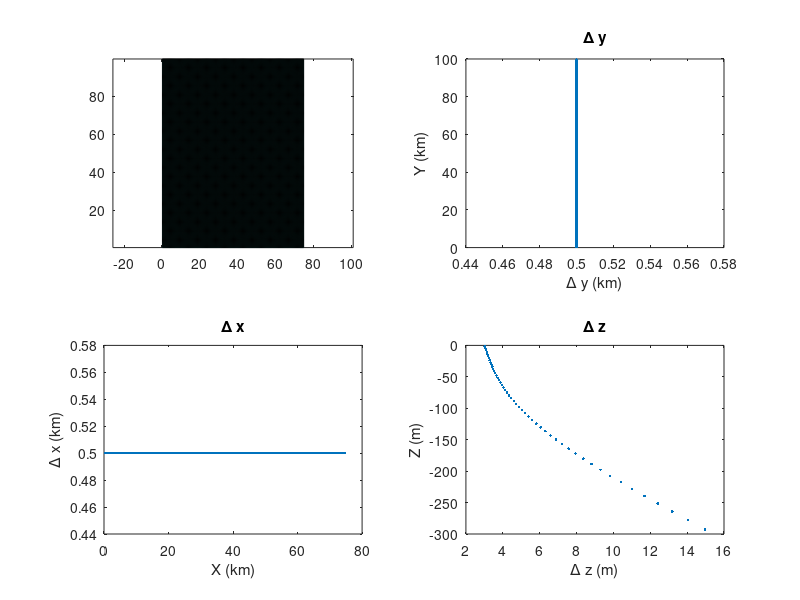

Write MATLAB code to recreate this figure. (Note: this script raises an error after producing the figure.)
%function gendata
%  This function generates initial condition files for the mitgcm.
% if init_vel=1, then the front problem is used
% if init_vel=0, then resting (other than small symmetry-breaking
% random noise) initial conditions are used.

%
% FLAGS FOR IC
%%%%%%%%%%%%%%%%%%%%%%%%%%
% These flags set the initial conditions to use
%IC = 'FK08'; % Single front in center of domain, following Fox-Kemper et al. 2008a
% IC = 'UNIF'; % Uniform frontal region
%IC = 'T08'; % Following Thomas and Ferrari 2008
IC = 'T08MOD'; % Modified with a tanh vertical decay of front.

% Size of domain
nx=150;
ny = 200;
nz=50;
init_vel=1;
dxspacing=500;
dyspacing=dxspacing;
Lx=dxspacing*nx;
Ly=dyspacing*ny;

fprintf(' nx= %i , ny= %i , nz= %i ; dx=%6.1f , dy=%6.1f\n', ...
          nx,ny,nz,dxspacing,dxspacing)

%-- Params
g=9.81;
tAlpha=-2e-4;
TtoB = -g*tAlpha;
f0=1e-4;
rho=1035;
day=24*60^2;
prec='real*8';
ieee='b';

H=300;            %Max depth

fprintf(' Lx=%6.1f , Ly=%6.1f , H=%6.1f\n',Lx,Ly,H);

%-- Grid: x
dx=ones(1,nx);                                  % uniform resolution
dx=dx*Lx/sum(dx); 
xf=cumsum([0 dx]); % Face x points
xc=(xf(1:end-1)+xf(2:end))/2; % Centered x points

%-- Grid: y
dy=ones(1,ny);                                  % uniform resolution
dy=dy*Ly/sum(dy); 
yf=cumsum([0 dy]);  % Face y-points
yc=(yf(1:end-1)+yf(2:end))/2;  %Centered y-points
L=yc(end)-yc(1);	% this takes into account the wall of topography!!!

%-- Grid: z
dh=H/nz*ones(1,nz);
zf=-round(cumsum([0 dh])/1)*1;   % Face z points
% Uncomment this stuff for stretched grid
nzs= linspace(-1,0, nz+1);
thetas = 4;
C = (1-cosh(thetas.*nzs))./(cosh(thetas)-1) ; 
hc = 300;
zf = fliplr(H*(hc*nzs + H*C)./(hc+H));
dh=-diff(zf);
zc=(zf(1:end-1)+zf(2:end))/2;  % centered z points
plot(dh, zc, '-x');
nz=length(dh);
H=sum(dh);

[XT,YT,ZT]=ndgrid(xc,yc,zc); % This is the centered, temperature grid.
[XU,YU,ZU]=ndgrid(xf,yc,zc); % This is the U grid.
[XV,YV,ZV]=ndgrid(xc,yf,zc); % This is the V grid.
[XW,YW,ZW]=ndgrid(xc,yc,zf); % This is the W grid.
[XB,YB]=ndgrid(xc,yc); % This is the Bathymetry grid.

% Stratification Params
Dml=150;             % Mixed-layer Depth
D=Dml;

y0=yc(round(length(yc)/2));     % centered location of Front

% FRONTAL PARAMATERS
Ns = (64*f0).^2;
Ns_ML =0;
Pr = nx*dxspacing*f0./sqrt(Ns)

Lf = 10000; % Half-Width of Front

% HORIZONTAL GRADIENT OPTIONS
% ==============================================================
% ==============================================================
  Ms = -(6*f0).^2; fstring='6f';
% Ms = -(3*f0).^2;
 Ms = -(1*f0).^2; fstring ='1f';
 Ms = -(2*f0).^2; fstring = '2f';
  Ms = -(4*f0).^2; fstring='4f';
% Ms = -(1.5*f0).^2;
dtdy = Ms./(9.81*2e-4);
deltatheta = dtdy.*Lf*2
MaxgradB = deltatheta*TtoB./(2*Lf) % Consistency check

T0=15; % Background temperature -not of dynamical signficance
dthetadz=-Ns/g/tAlpha;
dthetadz_ML = -Ns_ML/g/tAlpha;

fprintf(' Ms=%15.6e , Ns=%15.6e , T0= %6.3f\n',Ms,Ns,T0);
fprintf(' deltaRho=%15.6e , dthetadz=%15.6e\n',deltatheta*1035*tAlpha,dthetadz);

%MLI Scales (Fox-Kemper et al. 2008a)
Us = Ms*Dml./f0;
Ri = Ns_ML.*f0^2./Ms.^2;
% Ri = Ms.^2;
Ls = 2*pi*Us./f0*sqrt((1+Ri)/(5/2))
Lsmin = 2*pi*Us./f0*sqrt(2/5) % Minimum length scale of fastest growing MLI
ts = sqrt(54/4)*sqrt(1+Ri)/f0/3600 % in hours

%-- Bathymetry
% Bathymetry is on Xc, Yc
hh=ones(size(XB));
% if ~ strcmp(IC, 'T08')
% hh(:,end)=0*hh(:,end);
% end
hh=-H*hh;

figure(1); clf
subplot(221)
pcolor(XB/1e3,YB/1e3,hh)
axis equal

subplot(223)
plot(xc/1e3,dx/1e3,'.'); xlabel('X (km)');ylabel('\Delta x (km)')
title('\Delta x')

subplot(222)
plot(dy/1e3,yc/1e3,'.'); ylabel('Y (km)');xlabel('\Delta y (km)')
title('\Delta y')

subplot(224)
plot(dh,zc,'.'); ylabel('Z (m)');xlabel('\Delta z (m)')
title('\Delta z')

fid=fopen('topo_sl.bin','w',ieee); fwrite(fid,hh,prec); fclose(fid);

% Initial Temp Profile
figure(2); clf

% theta=T0+dthetadz*(ZT-ZT(1,1,end))+deltatheta*tanh((YT-y0)/Lf)/2;
theta = NaN(nx, ny, nz);
% Impose a strong initial and restoring mixed layer to Dml
iml = find(ZT(1,1,:) > -Dml, 1, 'last');

switch IC
    case 'FK08'
        theta(:,:,1:iml) = T0+dthetadz_ML*(ZT(:,:,1:iml)-ZT(1,1,iml))+deltatheta*tanh(2*(YT(:,:,1:iml)-y0)/Lf)/2;
        theta(:,:,iml+1:end) = T0+dthetadz*(ZT(:,:,iml+1:end)-ZT(1,1,iml))+deltatheta*tanh(2*(YT(:,:,iml+1:end)-y0)/Lf)/2;
        % Velocity
        dthetady = deltatheta*sech(2*(YT-y0)/Lf).^2/(Lf);
        uinit = g*tAlpha/f0*dthetady.*permute(repmat(zc-zc(end), [nx 1 ny]), [1 3 2]);
    case 'UNIF'
        Mst = Ms/g/tAlpha;
        theta(:,:,1:iml) = T0+dthetadz_ML*(ZT(:,:,1:iml)-ZT(1,1,iml))+Mst.*YT(:,:,1:iml);
        theta(:,:,iml+1:end) = T0+dthetadz*(ZT(:,:,iml+1:end)-ZT(1,1,iml))+Mst.*YT(:,:,iml+1:end);
        % Velocity
        dthetady = Mst;
        uinit = g*tAlpha/f0*dthetady.*permute(repmat(zc-zc(end), [nx 1 ny]), [1 3 2]);
     case 'T08' 
         clear uinit
        ystructure = NaN(ny,1);
        ly = ceil(ny/2);
        Ly = (ny)*dyspacing;
        ystructure(1:ly+1) = 0.5.*(1-tanh(yc(1:ly+1)./Lf) + tanh( (yc(1:ly+1) - Ly./2)./Lf));
        ysright = 0.5.*(tanh( (yc(ly+1:end)-Ly./2)./Lf) - tanh( (yc(ly+1:end)-Ly)./Lf) - 1);
        ystructure(ly+1:end) = ysright-(ysright(1)-ystructure(ly+1));
        ystructfull = repmat(permute(repmat(ystructure, [1 nx]), [2 1]), [1 1 nz]);

        ystructfull(:,:,iml+1:end) = 0;

        theta(:,:,1:iml) = deltatheta.*ystructfull(:,:,1:iml) + dthetadz_ML.*(ZT(:,:,1:iml)-ZT(1,1,iml)) + T0;
        minT = min(min(min(theta(:,:,1:iml))));
        theta(:,:,iml+1:end) = deltatheta.*ystructfull(:,:,iml+1:end) + dthetadz.*(ZT(:,:,iml+1:end)-ZT(1,1,iml+1)) + minT;
        meanGradB = nanmean(gradient(squeeze(theta(1,:,1).*TtoB), dyspacing));
        ystrucyfull = gradient(ystructfull, dyspacing);
        
        for i=1:nx
            for j=1:ny
                uinit(i,j,:) = flipud(cumtrapz(fliplr(zc), flipud(squeeze(g*tAlpha./f0*deltatheta*ystrucyfull(i,j,:)))));
            end
        end
        
        dens=theta*rho*tAlpha+rho;
        densvi = trapz(zc, squeeze(dens), 3);
        etainit = -densvi./squeeze(dens(:,:,1));
      
        etainit = etainit-etainit(1);
%         etainit = etainit.*g.*squeeze(dens(:,:,1));%This converts to pressure...But ETAN in diagnostics is actually in m???
     case 'T08MOD' 
        clear uinit
        ystructure = NaN(ny,1);
        ly = ceil(ny/2);
        Ly = (ny)*dyspacing;
        ystructure(1:ly+1) = 0.5.*(1-tanh(yc(1:ly+1)./Lf) + tanh( (yc(1:ly+1) - Ly./2)./Lf));
        ysright = 0.5.*(tanh( (yc(ly+1:end)-Ly./2)./Lf) - tanh( (yc(ly+1:end)-Ly)./Lf) - 1);
        ystructure(ly+1:end) = ysright-(ysright(1)-ystructure(ly+1));
        ystructure = ystructure - 0.5;
        ystructfull = repmat(permute(repmat(ystructure, [1 nx]), [2 1]), [1 1 nz]);
        dv = 0.15*Dml;
        vstruct = (tanh((ZT+1.5*Dml)./dv)+1)/2;
%         vstruct = exp( (ZT+Dml)/30);
%         vstruct(ZT>-Dml) = 1;
%         vstruct = 1;
        ystructfull = ystructfull.*vstruct;
        theta(:,:,1:iml) = deltatheta.*ystructfull(:,:,1:iml) + dthetadz_ML.*(ZT(:,:,1:iml)-ZT(1,1,iml)) + T0;
%         minT = min(min(min(theta(:,:,1:iml))));
        minT = T0;
        
        theta(:,:,iml+1:end) = deltatheta.*ystructfull(:,:,iml+1:end) + dthetadz.*(ZT(:,:,iml+1:end)-ZT(1,1,iml+1)) + minT;
        theta(:,:,end-1) = theta(:,:,end); %N^2 at bottom should be zero for zero heat flux.
        meanGradB = nanmean(gradient(squeeze(theta(1,:,1).*TtoB), dyspacing));
        ystrucyfull = gradient(ystructfull, dyspacing);
        
        for i=1:nx
            for j=1:ny
                uinit(i,j,:) = flipud(cumtrapz(fliplr(zc), flipud(squeeze(g*tAlpha./f0*deltatheta*ystrucyfull(i,j,:)))));
            end
        end
        
        dens=theta*rho*tAlpha+rho;
        densvi = trapz(zc, squeeze(dens), 3);
        etainit = -densvi./squeeze(dens(:,:,1));
      
        etainit = etainit-etainit(1);
end

fprintf('      Z    , Theta: j=1 ,  j=end\n');

subplot(3,2,1)
[h,c]=contourf(squeeze(YT(1,:,:))/1e3,squeeze(ZT(1,:,:)),squeeze(theta(1,:,:)), 20);
axis([(yc(round(length(yc)/2))-1.5*Lf)/1e3 (yc(round(length(yc)/2))+1.5*Lf)/1e3 -Dml 0])
colorbar
title('Potl Temp')
xlabel('y (km)');ylabel('z (m)')

subplot(3,2,2)
[h,c]=contourf(squeeze(YT(1,:,:))/1e3,squeeze(ZT(1,:,:)),squeeze(theta(1,:,:)));
colorbar
title('Potl Temp')
xlabel('y (km)');ylabel('z (m)')


subplot(3,2,3)
dens=theta*rho*tAlpha+rho;
[h,c]=contour(squeeze(YT(1,:,:))/1e3,squeeze(ZT(1,:,:)),squeeze(dens(1,:,:)));
title('Density')
xlabel('y (km)');ylabel('z (m)')
axis([(yc(round(length(yc)/2))-1.5*Lf)/1e3 (yc(round(length(yc)/2))+1.5*Lf)/1e3 -Dml 0])


%Spice
subplot(3,2,5)
% dens=theta*rho*tAlpha+rho;
[h,c]=contour(squeeze(YT(1,:,1:end-1))/1e3,squeeze(ZT(1,:,1:end-1)),squeeze(diff(dens(1,:,:), 1, 3)));
title('Density')
xlabel('y (km)');ylabel('z (m)')
% axis([(yc(round(length(yc)/2))-1.5*Lf)/1e3 (yc(round(length(yc)/2))+1.5*Lf)/1e3 -Dml 0])
set(gca, 'clim', [-1 1].*0.03);
colorbar

subplot(3,2,4)
[h,c]=contour(squeeze(YT(1,:,:))/1e3,squeeze(ZT(1,:,:)),squeeze(dens(1,:,:)));
title('Density')
xlabel('y (km)');ylabel('z (m)')

subplot(3,2,6)
plot(YB(1,:)/1e3,hh(1,:))
[h,c]=contour(squeeze(YT(1,:,:))/1e3,squeeze(ZT(1,:,:)),squeeze(uinit(1,:,:)));
title('U Initial')
xlabel('y (km)');ylabel('value')
colorbar

%-- Perturb Initial temperature
pert=rand(size(theta(:,:,1)));
pert=1e-3*(pert-0.5);
for i=1:length(theta(1,1,:))
  theta(:,:,i)=theta(:,:,i)+pert;
end

%%%%%% NAME FILES HERE
fid=fopen(strcat('thetaInitial_', fstring, '.bin'),'w',ieee); fwrite(fid,theta,prec); fclose(fid);
fid=fopen(strcat('uInitial_',fstring,'.bin'),'w',ieee); fwrite(fid,uinit,prec); fclose(fid);
fid=fopen(strcat('etaInitial_',fstring,'.bin'),'w',ieee); fwrite(fid,etainit,prec); fclose(fid);


% Generate forcing
% Flux
% Q=zeros([1, size(XB)]);
% Q(:,:,:) = 200;

Q=zeros( size(XB));

Q(:,:) = 025;
fid=fopen('Qnet025.forcing','w',ieee); fwrite(fid,Q,prec); fclose(fid);

Q(:,:) = 200;
fid=fopen('Qnet200.forcing','w',ieee); fwrite(fid,Q,prec); fclose(fid);

Q(:,:) = 100;
fid=fopen('Qnet100.forcing','w',ieee); fwrite(fid,Q,prec); fclose(fid);

Q(:,:) = 50;
fid=fopen('Qnet50.forcing','w',ieee); fwrite(fid,Q,prec); fclose(fid);

delR = dh;
fid=fopen('DelR.bin','w',ieee); fwrite(fid,delR,prec); fclose(fid);



%%
% Evaluate all scalings
%Ratio of surf buoyancy flux to eddy flux:
B0 = TtoB*50./(1035*3994);
disp(['B0/<w''b''>:  ', num2str(B0*f0./(0.06*MaxgradB.^2.*Dml.^2))]);
disp(['Jf/Jd:        ', num2str(0.06.*(B0*Dml).^(1/3).*MaxgradB.^2.*Dml/(f0.^2.*B0))]);
disp(['Jf/Jd^E:      ', num2str((B0*Dml).^(1/3)./(f0*Dml))]);

%%
% Make time varying Q
times = 1:121;
Qinit = 100;
amp = 225*2*pi./365; %Linearization of seasonal cycle from Kelly Dong 2013.

% plot(times, Qinit-amp*times)

Qperiodic = NaN(121,1);
ttime= 4;
Qperiodic(1:ttime) = Qinit;
Qperiodic(ttime+1:end) = Qinit - amp*(times(ttime+1:end)-times(ttime));
Qperiodic(end) = Qinit; %need this because t=0 interpolates between end and first.
% plot(times, Qperiodic);
[nx, ny] = size(XB);
QP = permute(repmat(Qperiodic, [1 nx ny]), [2 3 1]);
fid=fopen('QPeriodic.forcing','w',ieee); fwrite(fid,QP,prec); fclose(fid);